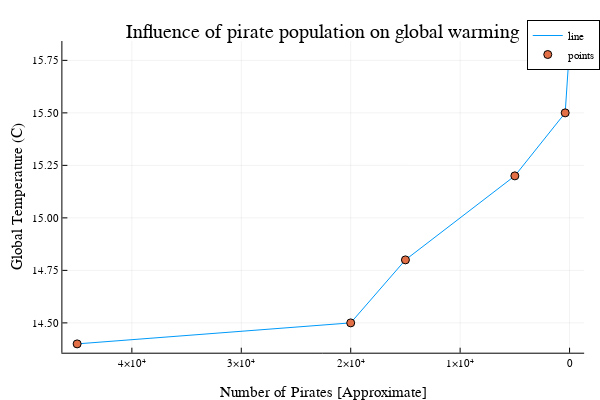

Notebook source saved alongside this figure:
### Markdown cell above
This still doesn't look quite right. The number of pirates has decreased since 1860, so reading the plot from left to right is like looking backwards in time rather than forwards. Let's flip the x axis to better see how pirate populations have caused global temperatures to change over time!

### Code cell
xflip!()

### Figure 1 — Plotly figure (JSON) as saved in the notebook; plotly's stock layout.template omitted (floating-point values rounded to 4 significant figures)
{"data": [{"colorbar": {"title": ""}, "legendgroup": "line", "line": {"color": "rgba(0, 154, 250, 1.000)", "dash": "solid", "shape": "linear", "width": 1}, "mode": "lines", "name": "line", "showlegend": true, "type": "scatter", "x": [45000, 20000, 15000, 5000, 400, 17], "xaxis": "x1", "y": [14.4, 14.5, 14.8, 15.2, 15.5, 15.8], "yaxis": "y1", "zmax": null, "zmin": null}, {"colorbar": {"title": ""}, "legendgroup": "points", "marker": {"color": "rgba(227, 111, 71, 1.000)", "line": {"color": "rgba(0, 0, 0, 1.000)", "width": 1}, "size": 8, "symbol": "circle"}, "mode": "markers", "name": "points", "showlegend": true, "type": "scatter", "x": [45000, 20000, 15000, 5000, 400, 17], "xaxis": "x1", "y": [14.4, 14.5, 14.8, 15.2, 15.5, 15.8], "yaxis": "y1", "zmax": null, "zmin": null}], "layout": {"annotations": [{"font": {"color": "rgba(0, 0, 0, 1.000)", "family": "sans-serif", "size": 20}, "rotation": 0, "showarrow": false, "text": "Influence of pirate population on global warming", "x": 0.5498, "xanchor": "center", "xref": "paper", "y": 1, "yanchor": "top", "yref": "paper"}], "height": 400, "legend": {"bgcolor": "rgba(255, 255, 255, 1.000)", "bordercolor": "rgba(0, 0, 0, 1.000)", "borderwidth": 1, "font": {"color": "rgba(0, 0, 0, 1.000)", "family": "sans-serif", "size": 11}, "tracegroupgap": 0, "traceorder": "normal", "x": 1.02, "xanchor": "auto", "y": 1, "yanchor": "auto"}, "margin": {"b": 20, "l": 0, "r": 0, "t": 20}, "paper_bgcolor": "rgba(255, 255, 255, 1.000)", "plot_bgcolor": "rgba(255, 255, 255, 1.000)", "showlegend": true, "width": 600, "xaxis": {"anchor": "y1", "domain": [0.1061, 0.9934], "gridcolor": "rgba(0, 0, 0, 0.100)", "gridwidth": 0.5, "linecolor": "rgba(0, 0, 0, 1.000)", "mirror": false, "range": [46350.0, -1332.0], "showgrid": true, "showline": true, "showticklabels": true, "tickangle": 0, "tickcolor": "rgb(0, 0, 0)", "tickfont": {"color": "rgba(0, 0, 0, 1.000)", "family": "sans-serif", "size": 11}, "tickmode": "array", "ticks": "inside", "ticktext": ["0", "1×10⁴", "2×10⁴", "3×10⁴", "4×10⁴"], "tickvals": [0, 10000, 20000, 30000, 40000], "title": "Number of Pirates [Approximate]", "titlefont": {"color": "rgba(0, 0, 0, 1.000)", "family": "sans-serif", "size": 15}, "type": "-", "visible": true, "zeroline": false, "zerolinecolor": "rgba(0, 0, 0, 1.000)"}, "yaxis": {"anchor": "x1", "domain": [0.07581, 0.9415], "gridcolor": "rgba(0, 0, 0, 0.100)", "gridwidth": 0.5, "linecolor": "rgba(0, 0, 0, 1.000)", "mirror": false, "range": [14.36, 15.84], "showgrid": true, "showline": true, "showticklabels": true, "tickangle": 0, "tickcolor": "rgb(0, 0, 0)", "tickfont": {"color": "rgba(0, 0, 0, 1.000)", "family": "sans-serif", "size": 11}, "tickmode": "array", "ticks": "inside", "ticktext": ["14.50", "14.75", "15.00", "15.25", "15.50", "15.75"], "tickvals": [14.5, 14.75, 15, 15.25, 15.5, 15.75], "title": "Global Temperature (C)", "titlefont": {"color": "rgba(0, 0, 0, 1.000)", "family": "sans-serif", "size": 15}, "type": "-", "visible": true, "zeroline": false, "zerolinecolor": "rgba(0, 0, 0, 1.000)"}}}
